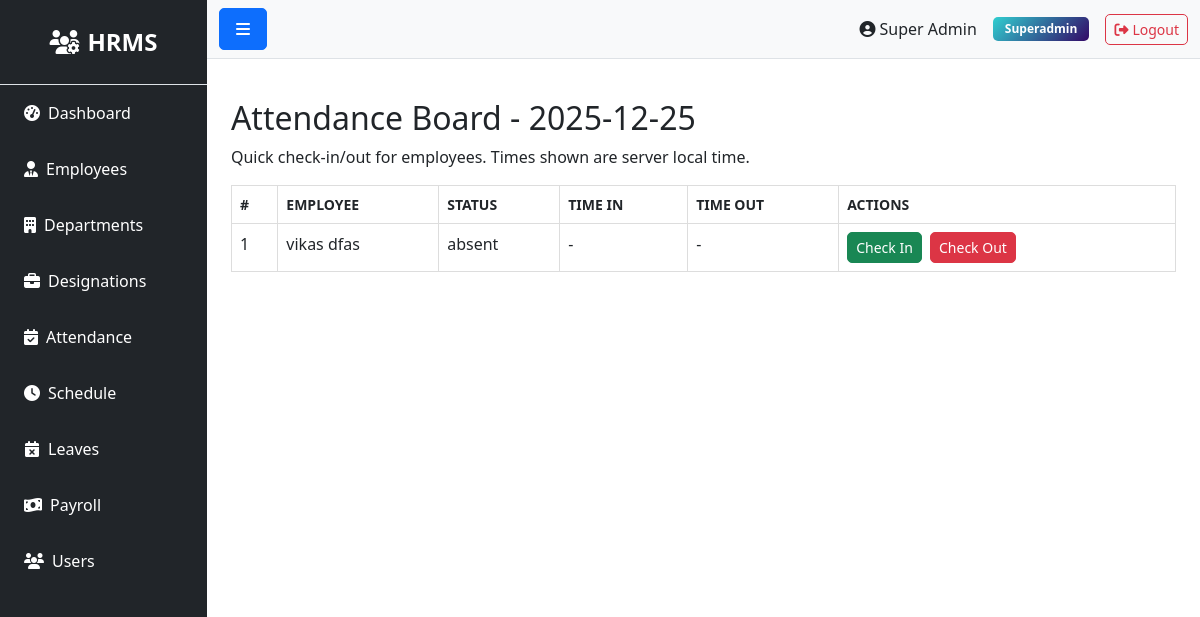
Page /attendance/board (signed in) on the earlier database version.
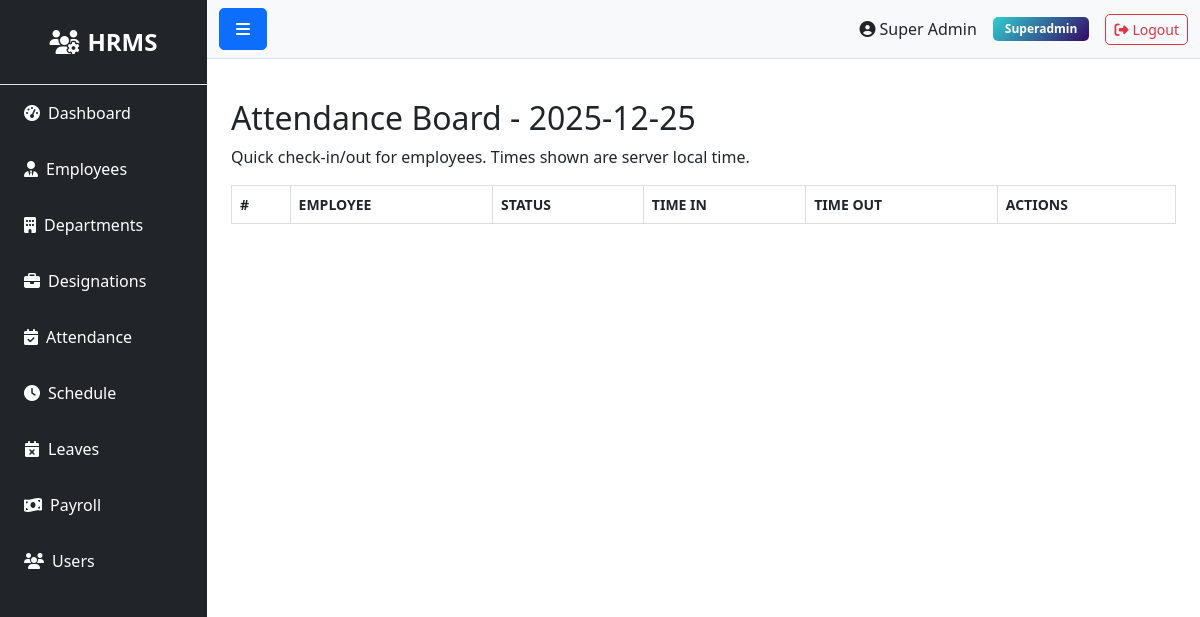
Same page on the later database version.
### models.py (models this page shows, shortened)
class Employee(db.Model):
    __tablename__ = 'employees'
    id = db.Column(db.Integer, primary_key=True)
    department_id = db.Column(db.Integer, db.ForeignKey('departments.id'))
    designation_id = db.Column(db.Integer, db.ForeignKey('designations.id'))
    schedule_id = db.Column(db.Integer, db.ForeignKey('schedules.id'))
    firstname = db.Column(db.String(100), nullable=False)
    lastname = db.Column(db.String(100), nullable=False)
    unique_id = db.Column(db.String(50), unique=True)
    email = db.Column(db.String(100), unique=True)
    phone = db.Column(db.String(20))
    address = db.Column(db.Text)
    dob = db.Column(db.Date)
    gender = db.Column(db.String(10))
    religion = db.Column(db.String(50))
    marital = db.Column(db.String(20))
    status = db.Column(db.String(20), default='active')
    created_at = db.Column(db.DateTime, default=datetime.utcnow)
    updated_at = db.Column(db.DateTime, default=datetime.utcnow, onupdate=datetime.utcnow)
    attendances = db.relationship('Attendance', backref='employee', lazy=True, cascade='all, delete-orphan')
    checks = db.relationship('Check', backref='employee', lazy=True, cascade='all, delete-orphan')
    salary = db.relationship('Salary', backref='employee', uselist=False, cascade='all, delete-orphan')
    leaves = db.relationship('Leave', backref='employee', lazy=True, cascade='all, delete-orphan')
    late_times = db.relationship('LateTime', backref='employee', lazy=True, cascade='all, delete-orphan')
    over_times = db.relationship('OverTime', backref='employee', lazy=True, cascade='all, delete-orphan')
    payrolls = db.relationship('Payroll', backref='employee', lazy=True, cascade='all, delete-orphan')

### routes/attendance.py (the view)
@bp.route('/board')
@login_required
def board():
    current_date = datetime.now().date()
    employees = Employee.query.order_by(Employee.firstname).all()
    attendances = Attendance.query.filter_by(date=current_date).all()
    attendance_map = {a.employee_id: a for a in attendances}
    return render_template('admin/attendance/board.html', employees=employees, attendance_map=attendance_map, date=current_date)

### app.py (called while the page is built)
@login_manager.user_loader
def load_user(user_id):
    try:
        return db.session.get(User, int(user_id))
    except Exception as e:
        app.logger.error(f'Error loading user {user_id}: {str(e)}')
        return None

@app.context_processor
def inject_user():
    return dict(current_user=current_user)

### templates/admin/attendance/board.html (shortened to what this page needs)
{% extends "base.html" %}
{% block content %}
<h2>Attendance Board - {{ date }}</h2>
<p>Quick check-in/out for employees. Times shown are server local time.</p>
<table class="table" style="width:100%; border-collapse: collapse;">
  <thead>
    <tr>
      <th style="border:1px solid #ddd;padding:8px;">#</th>
      <th style="border:1px solid #ddd;padding:8px;">Employee</th>
      <th style="border:1px solid #ddd;padding:8px;">Status</th>
      <th style="border:1px solid #ddd;padding:8px;">Time In</th>
      <th style="border:1px solid #ddd;padding:8px;">Time Out</th>
      <th style="border:1px solid #ddd;padding:8px;">Actions</th>
    </tr>
  </thead>
  <tbody>
  {% for emp in employees %}
    {% set a = attendance_map.get(emp.id) %}
    <tr>
      <td style="border:1px solid #ddd;padding:8px;">{{ loop.index }}</td>
      <td style="border:1px solid #ddd;padding:8px;">{{ emp.firstname }} {{ emp.lastname }}</td>
      <td style="border:1px solid #ddd;padding:8px;">{% if a %}{{ a.status or 'present' }}{% else %}absent{% endif %}</td>
      <td style="border:1px solid #ddd;padding:8px;">{% if a and a.time_in %}{{ a.time_in }}{% else %}-{% endif %}</td>
      <td style="border:1px solid #ddd;padding:8px;">{% if a and a.time_out %}{{ a.time_out }}{% else %}-{% endif %}</td>
      <td style="border:1px solid #ddd;padding:8px;">
        <form method="post" action="{{ url_for('attendance.check') }}" style="display:inline-block;margin-right:4px;">
          <button class="btn btn-sm btn-success" type="submit">Check In</button>
        </form>
        <form method="post" action="{{ url_for('attendance.check') }}" style="display:inline-block;margin-right:4px;">
          <button class="btn btn-sm btn-danger" type="submit">Check Out</button>
        </form>
      </td>
    </tr>
  {% endfor %}
  </tbody>
</table>
{% endblock %}

Differences in the rows shown:
removed Employee: firstname "vikas", lastname "dfas"
